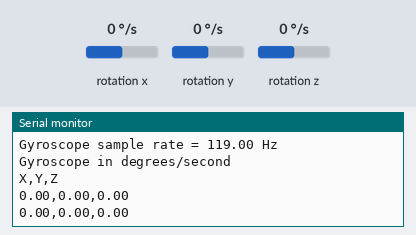
A sketch run on a simulated Arduino Nano 33 IoT. On the bench: the last lines printed to the serial monitor. The test bench sets the inputs (shaded band); at power-on: rotation x 0 °/s, rotation y 0 °/s, rotation z 0 °/s.

Above: at 1.8 s.
1.9 s: rotation x set to -192 °/s
At 2.8 s:
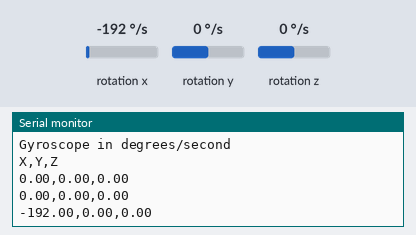
3.4 s: rotation y set to -192 °/s
At 4.5 s:
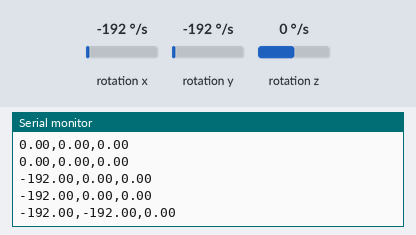
4.9 s: rotation z set to -192 °/s
At 5.8 s:
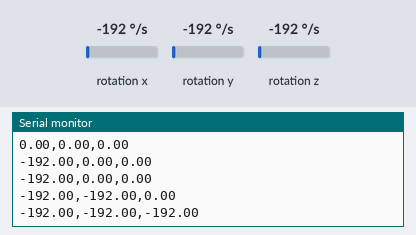

Measured:
- after the input at 1.9 s, the serial monitor: prints a new line after 0.10 s (image 1)
- after the input at 3.4 s, the serial monitor: prints a new line after 0.61 s (image 2)
- after the input at 4.9 s, the serial monitor: prints a new line after 0.11 s (image 3)

The sketch:

SimpleGyroscope.ino
```cpp
#include <Arduino_LSM6DS3.h>

void setup() {
  Serial.begin(9600);
  while (!Serial);

  if (!IMU.begin()) {
    Serial.println("Failed to initialize IMU!");

    while (1);
  }

  Serial.print("Gyroscope sample rate = ");
  Serial.print(IMU.gyroscopeSampleRate());
  Serial.println(" Hz");
  Serial.println();
  Serial.println("Gyroscope in degrees/second");
  Serial.println("X,Y,Z");  // Changed to CSV format
}

void loop() {
  float x, y, z;

  if (IMU.gyroscopeAvailable()) {
    IMU.readGyroscope(x, y, z);

    Serial.print(x);
    Serial.print(',');
    Serial.print(y);
    Serial.print(',');
    Serial.println(z);

    delay(1000);
  }
}
```
